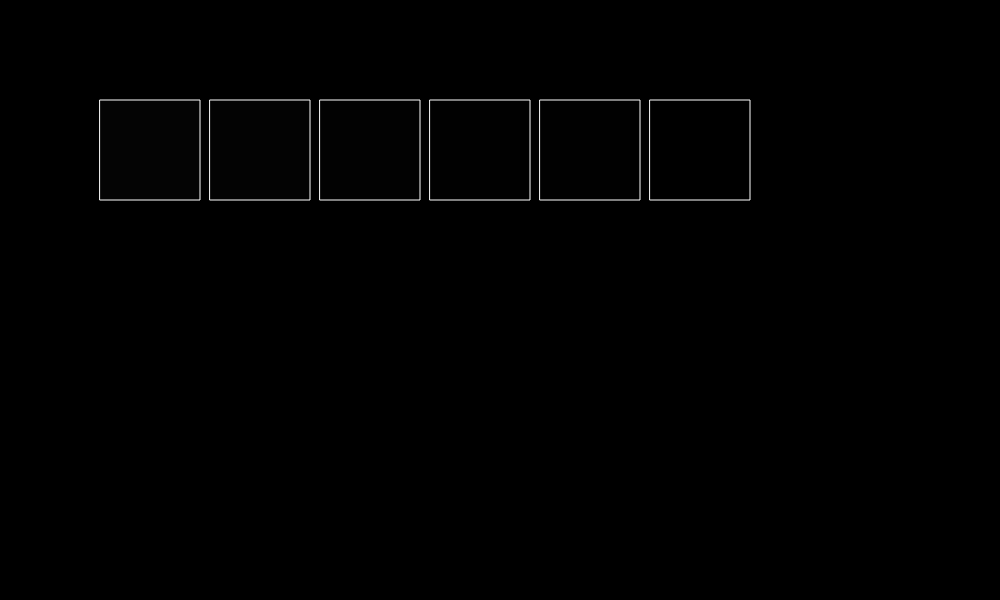
Frame 1 (no input)
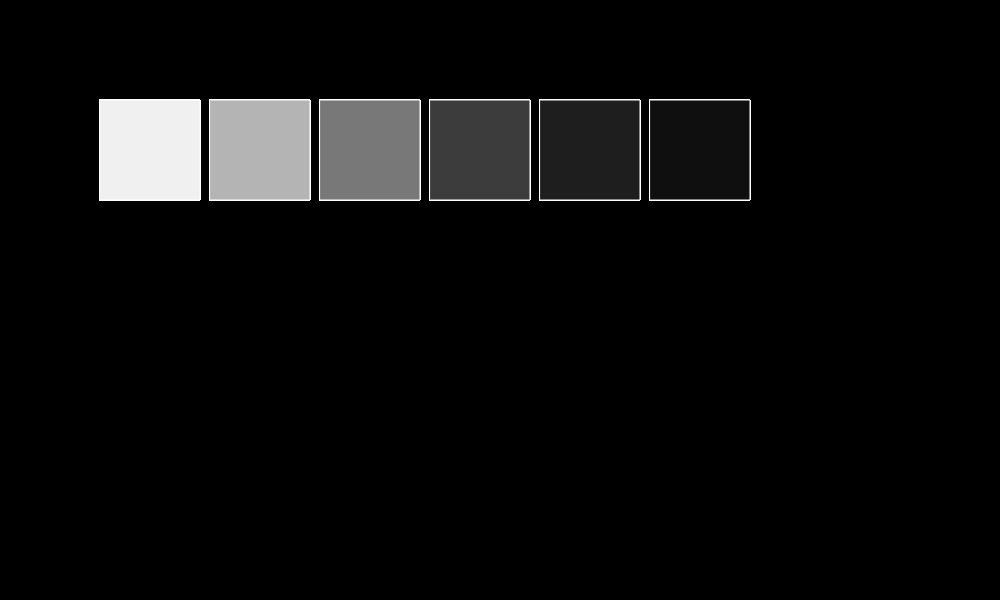
Frame 60 (no input)
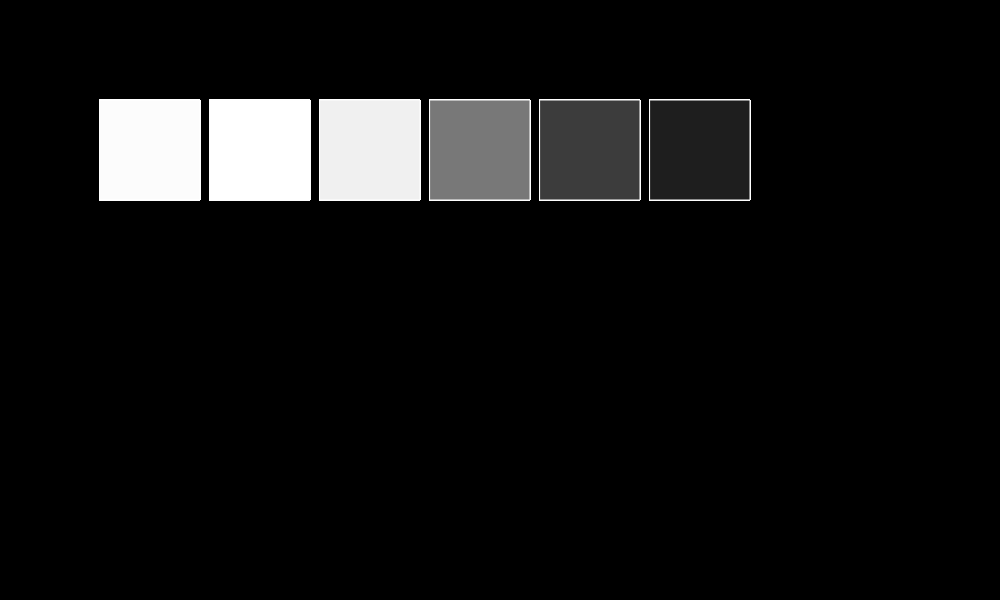
Frame 120 (the mouse pressed at the canvas centre since frame 60)

The p5.js sketch that drew these frames (run headless with seeded random() and noise() and a simulated clock; from frame 60 on, the mouse is pressed at the canvas centre):

// p5.js sketch
// ── sketch.js
let unit = 100;

function setup() {
    w = unit * 10;
    h = unit * 6;
    createCanvas(w, h);
    background('black');
}

function draw() {
    noFill();
    stroke(255);
    let unit = 100;

    timer = frameCount * 4;
    if(timer <= 255) {
        fill(timer);
    }
    rect(100, 100, unit, unit);

    timer = frameCount * 3;
    if(timer <= 255) {
        fill(timer);
    }
    rect(210, 100, unit, unit);

    timer = frameCount * 2;
    if(timer <= 255) {
        fill(timer);
    }
    rect(320, 100, unit, unit);

    timer = frameCount;
    if(timer <= 255) {
        fill(timer);
    }
    rect(430, 100, unit, unit);

    timer = frameCount / 2;
    if(timer <= 255) {
        fill(timer);
    }
    rect(540, 100, unit, unit);

    timer = frameCount / 4;
    if(timer <= 255) {
        fill(timer);
    }
    rect(650, 100, unit, unit);
}
